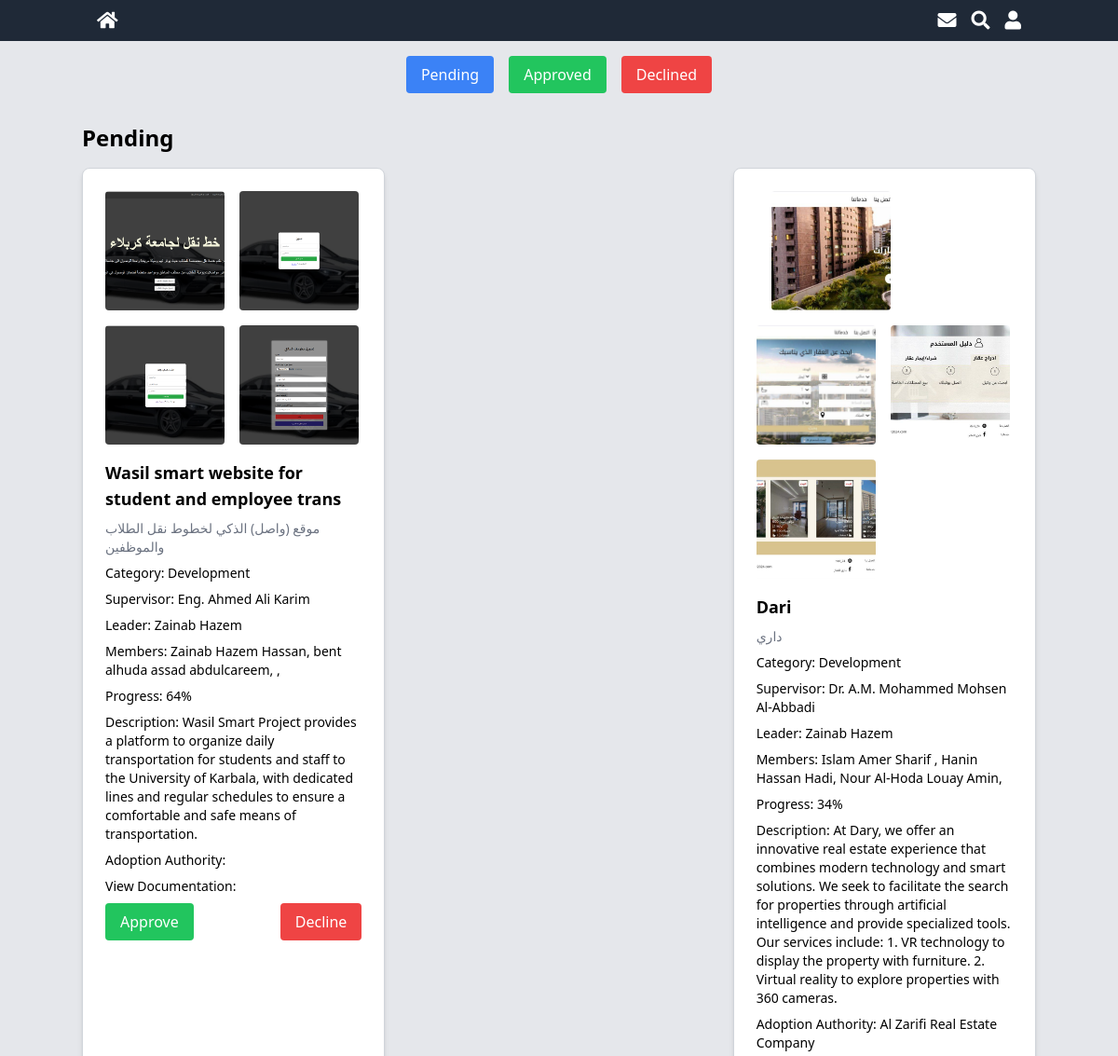
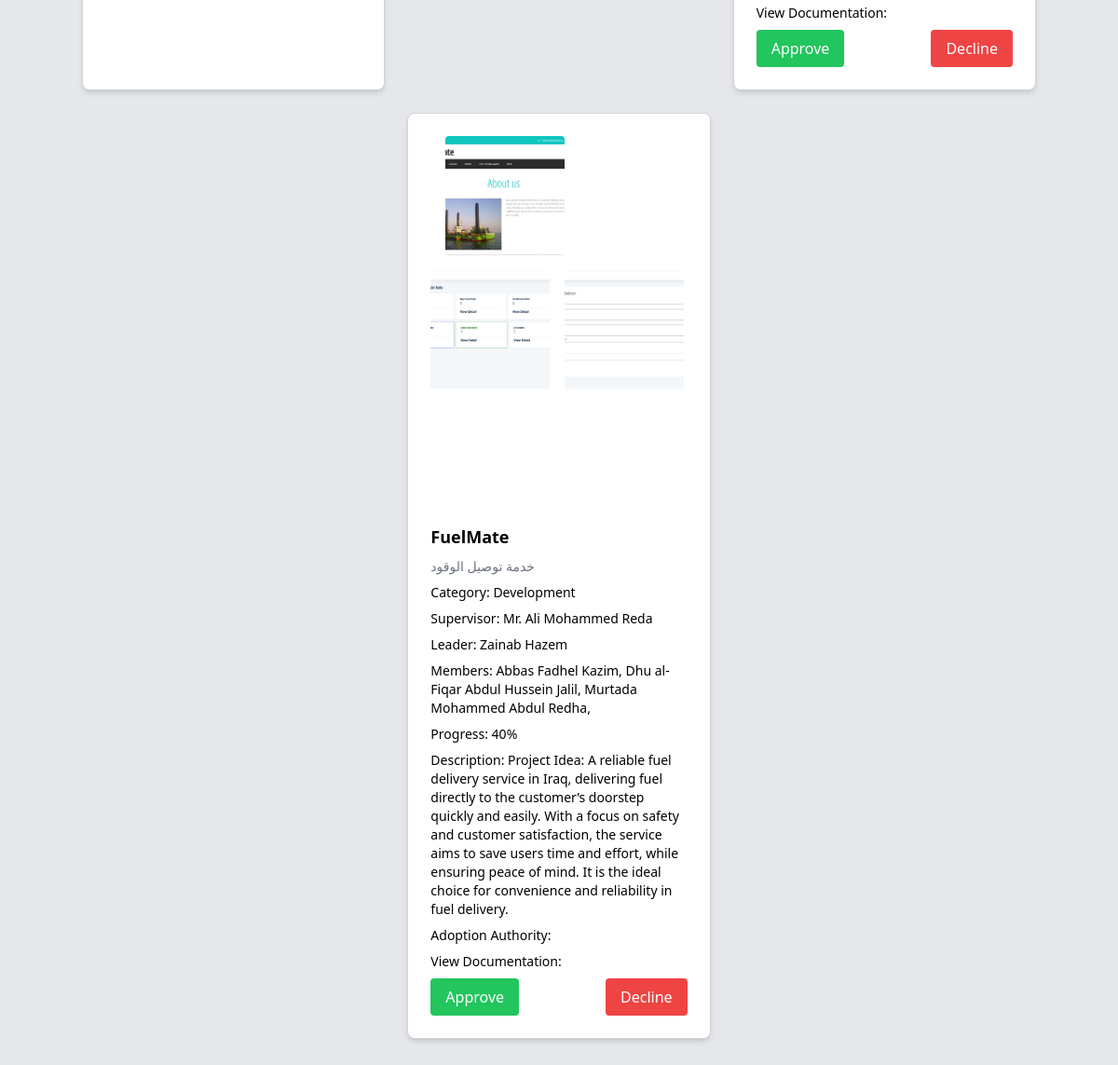
/admin-dashboard.php (signed in), run on the app's committed database (2 pictures, top to bottom).
### tables this page shows
CREATE TABLE `projects` (
  `project_id` int(11) NOT NULL,
  `title_ar` varchar(50) NOT NULL,
  `title_en` varchar(50) NOT NULL,
  `supervisor` varchar(50) NOT NULL,
  `description` text NOT NULL,
  `progress` int(11) DEFAULT NULL,
  `adoption_authority` varchar(50) DEFAULT NULL,
  `documintation` text DEFAULT NULL,
  `approval` tinyint(1) DEFAULT NULL,
  `members_id` int(11) DEFAULT NULL,
  `images_id` int(11) DEFAULT NULL,
  `user_id` int(11) DEFAULT NULL,
  `cat_id` int(11) DEFAULT NULL
);

CREATE TABLE `category` (
  `category_id` int(11) NOT NULL,
  `name` varchar(50) DEFAULT NULL
);

CREATE TABLE `users` (
  `user_id` int(11) NOT NULL,
  `first_name` varchar(50) DEFAULT NULL,
  `last_name` varchar(50) DEFAULT NULL,
  `email` text DEFAULT NULL,
  `phone` text DEFAULT NULL,
  `college` varchar(100) DEFAULT NULL,
  `department` varchar(100) DEFAULT NULL,
  `is_graduated` tinyint(1) DEFAULT NULL,
  `graduated_year` date DEFAULT NULL,
  `password` text DEFAULT NULL,
  `is_admin` tinyint(1) DEFAULT NULL
);

CREATE TABLE `members` (
  `members_id` int(11) NOT NULL,
  `name_1` varchar(200) DEFAULT NULL,
  `name_2` varchar(200) DEFAULT NULL,
  `name_3` varchar(200) DEFAULT NULL,
  `name_4` varchar(200) DEFAULT NULL
);

### admin-dashboard.php (the view, shortened to what this page needs)
<?php
require 'connection.php';
$sql = "SELECT project_id, title_en, title_ar, supervisor, description, progress, adoption_authority, documintation, approval,
                    members.name_1, members.name_2, members.name_3, members.name_4,
                    images.image_1, images.image_2, images.image_3, images.image_4,
                    users.first_name, users.last_name, category.name
                    FROM projects
                    JOIN members ON (projects.members_id = members.members_id)
                    JOIN images ON (projects.images_id = images.images_id)
                    JOIN users ON (projects.user_id = users.user_id)
                    JOIN category ON (projects.cat_id = category.category_id);";
$result = $conn->query($sql);
?>
<!DOCTYPE html>
<html lang="en">
<head>
    <script src="https://cdn.tailwindcss.com"></script>
    <link href="https://cdnjs.cloudflare.com/ajax/libs/font-awesome/5.15.3/css/all.min.css" rel="stylesheet" />
</head>
<body class="bg-gray-200">
    <header class="bg-gray-800 text-white">
        <div class="container mx-auto flex justify-between items-center py-2 px-4">
            <div class="flex items-center space-x-4">
                <a href="index.php">
                    <i class="fas fa-home text-xl"></i>
                </a>
            </div>
            <div class="flex items-center space-x-4">
                <i class="fas fa-envelope text-xl"></i>
                <i class="fas fa-search text-xl"></i>
                <div class="relative">
                    <?php if (isset($_SESSION['user_id'])): ?>
                        <button id="user-icon" class="flex items-center">
                            <i class="fas fa-user text-xl"></i>
                        </button>
                    <?php endif; ?>
                </div>
            </div>
        </div>
    </header>
    <div class="flex justify-center mt-4 space-x-4">
        <button onclick="toggleForm('pending')" class="px-4 py-2 bg-blue-500 text-white rounded hover:bg-blue-600 focus:outline-none focus:ring focus:ring-blue-300 transition">
            Pending
        </button>
        <button onclick="toggleForm('approved')" class="px-4 py-2 bg-green-500 text-white rounded hover:bg-green-600 focus:outline-none focus:ring focus:ring-green-300 transition">
            Approved
        </button>
        <button onclick="toggleForm('declined')" class="px-4 py-2 bg-red-500 text-white rounded hover:bg-red-600 focus:outline-none focus:ring focus:ring-red-300 transition">
            Declined
        </button>
    </div>
    <div id="pending" class="container mx-auto py-8 pending">
        <h2 class="text-2xl font-bold mb-4">Pending</h2>
        <div class="grid grid-cols-1 sm:grid-cols-2 lg:grid-cols-3 gap-6">
            <?php foreach ($result as $project) : ?>
                <?php if ($project['approval'] === NULL) : ?>
                    <div class="bg-white p-6 rounded-lg shadow-md border border-gray-300 flex flex-col">
                        <div class="flex flex-wrap gap-4 mb-4">
                            <?php for ($i = 1; $i <= 4; $i++) : ?>
                                <?php
                                $imageVar = 'images_' . $i;
                                if (!empty($$imageVar)) : ?>
                                    <a href="project.php?project_id=<?php echo $project_id; ?>">
                                      <img src="<?php echo $$imageVar; ?>" class="project-image w-32 h-32 object-cover rounded" alt="Project Image <?php echo $i; ?>" class="w-32 h-32 object-cover rounded">
                                      <?php else : ?>
                                      <div class=" w-15 h-32 object-cover rounded"></div>
                                    </a>
                                  <?php endif; ?>
                                <?php endfor; ?>
                        </div>
                        <div class="flex-1">
                            <h3 class="text-lg font-semibold mb-2"><?php echo $project['title_en']; ?></h3>
                            <p class="text-sm text-gray-500 mb-2"><?php echo $project['title_ar']; ?></p>
                            <p class="text-sm mb-2">Category: <?php echo $project['name']; ?></p>
                            <p class="text-sm mb-2">Supervisor: <?php echo $project['supervisor']; ?></p>
                            <p class="text-sm mb-2">Leader: <?php echo $project['first_name'], " ", $project['last_name'] ?></p>
                            <p class="text-sm mb-2">Members: <?php echo $project['name_1'] ?>, <?php echo $project['name_2'] ?>, <?php echo $project['name_3'] ?>, <?php echo $project['name_4'] ?></p>
                            <p class="text-sm mb-2">Progress: <?php echo $project['progress'] ?>%</p>
                            <p class="text-sm mb-2">Description: <?php echo $project['description']; ?></p>
                            <p class="text-sm mb-2">Adoption Authority: <?php echo $project['adoption_authority'] ?></p>
                            <p class="text-sm mb-2">View Documentation: <?php echo $project['documintation']; ?></p>
                        </div>
                        <div class="mt-auto flex justify-between space-x-4">
                            <form action='process-approval.php' method='POST'>
                                <button onclick="approveProject()" value='approve' name='action' class="px-4 py-2 bg-green-500 text-white rounded hover:bg-green-600 transition w-full text-center">Approve</button>
                            </form>
                            <form action='process-approval.php' method='POST'>
                                <button onclick="deleteProject()" value='decline' name='action' class="px-4 py-2 bg-red-500 text-white rounded hover:bg-red-600 transition w-full text-center">Decline</button>
                            </form>
                        </div>
                    </div>
                <?php endif; ?>
            <?php endforeach; ?>
        </div>
    </div>
</body>
</html>

### admin-dashboard.php (style rules this page uses)
.project-image { transition: transform 0.3s ease, box-shadow 0.3s ease; }

### data on the page
projects: title_en "Wasil smart website for student and employee trans", title_ar "موقع (واصل) الذكي لخطوط نقل الطلاب والموظفين", cat.name "Development", supervisor "Eng. Ahmed Ali Karim", user.first_name "Zainab", user.last_name "Hazem", members.name_1 "Zainab Hazem Hassan", members.name_2 "bent alhuda assad abdulcareem", progress "64", description "Wasil Smart Project provides a platform to organize daily transportation for students and staff to the University of Karbala, with dedicated lines and regular schedules to ensure a comfortable and safe means of transportation."
projects: title_en "Dari", title_ar "داري", cat.name "Development", supervisor "Dr. A.M. Mohammed Mohsen Al-Abbadi", user.first_name "Zainab", user.last_name "Hazem", members.name_1 "Islam Amer Sharif", members.name_2 "Hanin Hassan Hadi", members.name_3 "Nour Al-Hoda Louay Amin", progress "34", description "At Dary, we offer an innovative real estate experience that combines modern technology and smart solutions. We seek to facilitate the search for properties through artificial intelligence and provide specialized tools. Our services include: 1. VR technology to display the property with furniture. 2. Virtual reality to explore properties with 360 cameras.", adoption_authority "Al Zarifi Real Estate Company"
projects: title_en "FuelMate", title_ar "خدمة توصيل الوقود", cat.name "Development", supervisor "Mr. Ali Mohammed Reda", user.first_name "Zainab", user.last_name "Hazem", members.name_1 "Abbas Fadhel Kazim", members.name_2 "Dhu al-Fiqar Abdul Hussein Jalil", members.name_3 "Murtada Mohammed Abdul Redha", progress "40", description "Project Idea: A reliable fuel delivery service in Iraq, delivering fuel directly to the customer’s doorstep quickly and easily. With a focus on safety and customer satisfaction, the service aims to save users time and effort, while ensuring peace of mind. It is the ideal choice for convenience and reliability in fuel delivery."
